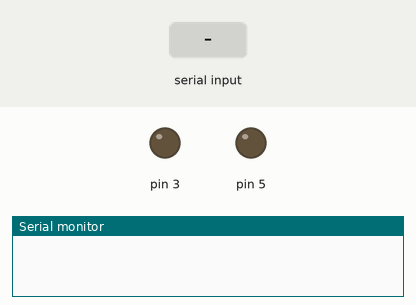
Bench run of a sketch on a simulated Arduino Uno, built with avr-gcc and run on an emulated ATmega328P. Shown: output pins drawn as LEDs (lit = HIGH), the last lines printed to the serial monitor. The inputs (shaded band) are chosen by the test bench.

Above: at 1.2 s.
1.3 s: "90,45\n" received over Serial
At 2.5 s:
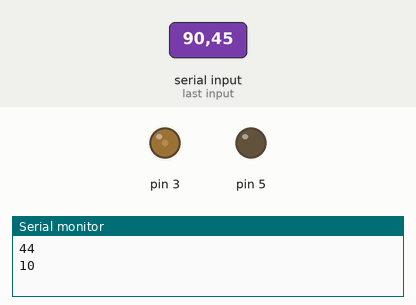
2.8 s: "30,150\n" received over Serial
At 3.9 s:
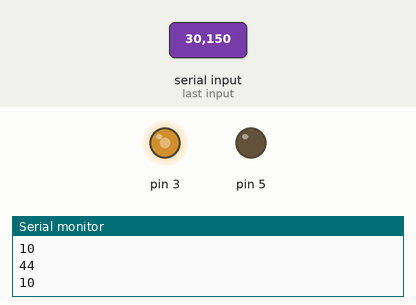
4.3 s: "200\n" received over Serial
At 4.9 s:
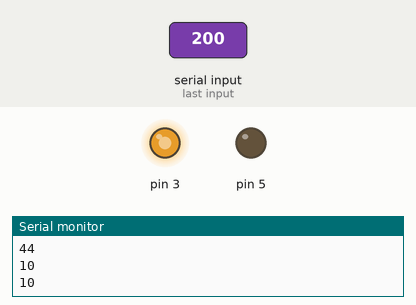
5.8 s: "90\n" received over Serial
At 7.2 s:
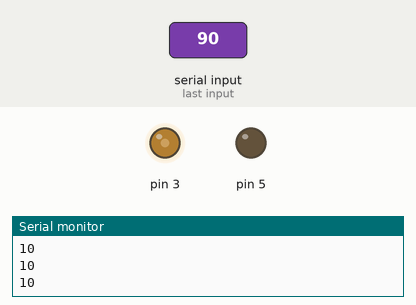
Timing chart, 0 to 8.3 s (numbered marks = the images above; inputs shaded):
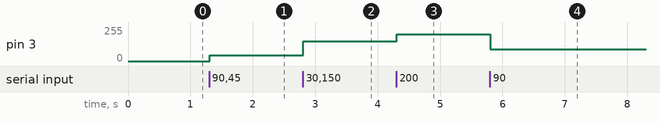

Measured:
- after the input at 1.3 s, pin 3: 0/255 → 45/255 at once
- after the input at 2.8 s, pin 3: 45/255 → 150/255 at once
- after the input at 4.3 s, pin 3: 150/255 → 200/255 at once
- after the input at 5.8 s, pin 3: 200/255 → 90/255 at once

The sketch:

value_motor.ino
```cpp
void setup() {
  // put your setup code here, to run once:
  pinMode(3, OUTPUT);
  pinMode(5, OUTPUT);
  Serial.begin(9600);
}
int pwm = 0;
void loop() {
  if (Serial.available()>0) {
    pwm = Serial.parseInt();
    if (pwm >= 0 && pwm <= 255) {
      analogWrite(3,pwm);
      analogWrite(5,0);
      pwm = Serial.read();
Serial.println(pwm);

    }


  }

}
```
